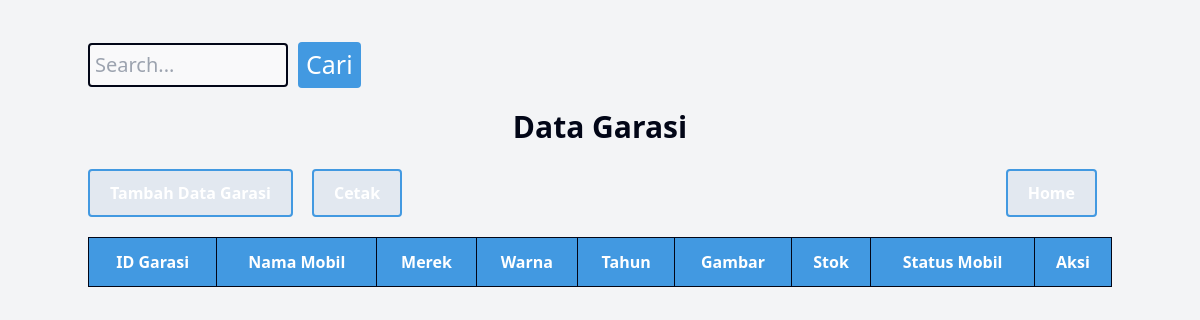
Page /rentalmobil/public/dashboard/data/dashboardgarasi.php on the earlier database version.
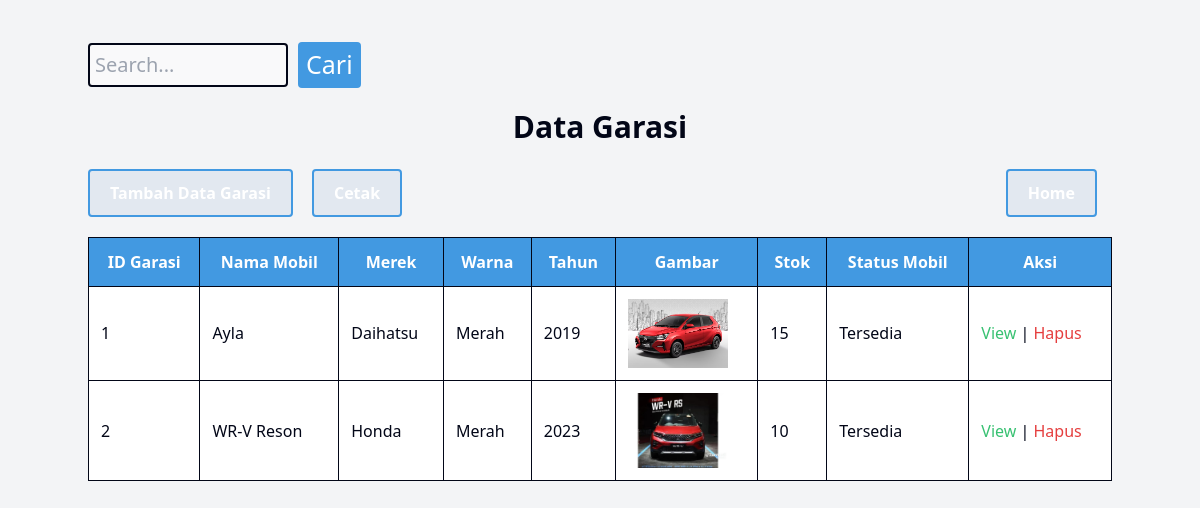
Same page on the later database version.
### tables this page shows
CREATE TABLE `garasi` (
  `idgarasi` int(11) NOT NULL,
  `kendaraan_idmobil` int(11) DEFAULT NULL,
  `stok` tinyint(11) NOT NULL
);

CREATE TABLE `kendaraan` (
  `idmobil` int(11) NOT NULL,
  `nama_mobil` varchar(100) DEFAULT NULL,
  `merek` varchar(100) DEFAULT NULL,
  `warna` varchar(500) NOT NULL,
  `tahun` int(11) DEFAULT NULL,
  `gambar_mobil` varchar(500) DEFAULT NULL,
  `harga_perhari` int(11) NOT NULL
);

### rentalmobil/public/dashboard/data/dashboardgarasi.php (the view, shortened to what this page needs)
<?php
	include_once("../../../config/koneksi.php");
?>
<!DOCTYPE html>
<html>
<head>
	<link rel="stylesheet" href="../../css/output.css">
</head>
<body class="bg-gray-100">
	<div class="container mx-auto py-8">
		<form action="dashboardgarasi.php" method="GET" class="mb-4">
           <div class="search-container">
                <input type="text" name="cari" placeholder="Search..." class="border border-gray-400 rounded-md px-2 py-1" style="font-size: 20px;">
                <input type="submit" value="Cari" class="btn bg-blue-500 text-white px-4 py-1 rounded-md" style="font-size: 25px;">
            </div>
        </form>
	<h1> Data Garasi </h1>
		<nav>
			<div>
				<a href="../../garasi/View/tambah.php" class="btn bg-blue-500 text-white">Tambah Data Garasi</a>
				<a href="../../garasi/View/cetak.php" target="_blank" class="btn bg-blue-500 text-white">Cetak</a>
			</div>
            <div>
                <a href="../dashboard.php" class="btn bg-blue-500 text-white">Home</a>
            </div>
        </nav>
	<table border="1">
			<?php
				if (isset($_GET['cari'])) {
					$cari = $_GET['cari'];
					$ambildata = mysqli_query($kon, "SELECT garasi.idgarasi, kendaraan.nama_mobil, kendaraan.merek, kendaraan.warna,  kendaraan.tahun, kendaraan.gambar_mobil AS gambar, garasi.stok
                                                    FROM kendaraan
                                                    INNER JOIN garasi
                                                    ON kendaraan.idmobil = garasi.kendaraan_idmobil
                                                    WHERE garasi.idgarasi LIKE '%" . $cari . "%' OR kendaraan.nama_mobil LIKE '%" . $cari . "%' OR kendaraan.merek LIKE '%" . $cari . "%' OR kendaraan.warna LIKE '%" . $cari . "%' OR garasi.stok LIKE '%" . $cari . "%'");
				} else {
					$ambildata = mysqli_query($kon, "SELECT garasi.idgarasi, kendaraan.nama_mobil, kendaraan.merek, kendaraan.warna,  kendaraan.tahun, kendaraan.gambar_mobil AS gambar, garasi.stok
                                                    FROM kendaraan
                                                    INNER JOIN garasi
                                                    ON kendaraan.idmobil = garasi.kendaraan_idmobil
                                                    ORDER BY garasi.idgarasi ASC");
				}
			?>
		<tr>
			<th class="border border-gray-400 px-4 py-2 text-center"> ID Garasi </th>
            <th class="border border-gray-400 px-4 py-2 text-center"> Nama Mobil</th>
            <th class="border border-gray-400 px-4 py-2 text-center"> Merek </th>
            <th class="border border-gray-400 px-4 py-2 text-center"> Warna </th>
            <th class="border border-gray-400 px-4 py-2 text-center"> Tahun </th>
            <th class="border border-gray-400 px-4 py-2 text-center"> Gambar </th>
			<th class="border border-gray-400 px-4 py-2 text-center"> Stok  </th>
            <th class="border border-gray-400 px-4 py-2 text-center"> Status Mobil  </th>
			<th class="border border-gray-400 px-4 py-2 text-center"> Aksi </th>
		</tr>
		<tbody>
		<?php
			while ($userAmbilData = mysqli_fetch_array($ambildata)) {
				echo "<tr>";
					echo "<td class='border border-gray-400 px-4 py-2'>" . $idgarasi = $userAmbilData['idgarasi'] . "</td>";
                    echo "<td class='border border-gray-400 px-4 py-2'>" . $nama_mobil = $userAmbilData['nama_mobil'] . "</td>";
                    echo "<td class='border border-gray-400 px-4 py-2'>" . $merek = $userAmbilData['merek'] . "</td>";
                    echo "<td class='border border-gray-400 px-4 py-2'>" . $warna = $userAmbilData['warna'] . "</td>";
                    echo "<td class='border border-gray-400 px-4 py-2'>" . $tahun = $userAmbilData['tahun'] . "</td>";
                    echo "<td class='border border-gray-400 px-4 py-2'><img src='../../kendaraan/aset/" . $userAmbilData['gambar'] . "' width='100'></td>";
					$stok = $userAmbilData['stok'];
					echo "<td class='border border-gray-400 px-4 py-2'>" . $stok . "</td>";
					$statusMobil = $stok > 0 ? "Tersedia" : "Kosong";
					echo "<td class='border border-gray-400 px-4 py-2'>" . $statusMobil . "</td>";
					echo "<td class='border border-gray-400 px-4 py-2'>
							<a href='../../garasi/View/view.php?idgarasi=" . $userAmbilData['idgarasi'] . "' class='btn btn-view'> View </a> |
							<a href='../../garasi/Controller/garasihapus.php?idgarasi=" . $userAmbilData['idgarasi'] ."' class='btn btn-hapus'> Hapus </a>
						</td>";
				echo "</tr>";
			}
		?>
		</tbody>
	</table>
	</div>
</body>
</html>

### rentalmobil/public/dashboard/data/dashboardgarasi.php (style rules this page uses)
h1 { text-align: center; color: #020617; font-weight: bold; margin-bottom: 20px; font-size: 30px; }
nav { display: flex; justify-content: space-between; align-items: center; margin-bottom: 10px; }
nav a { padding: 10px 20px; margin-right: 15px; color: #1a365d; font-weight: bold; text-decoration: none; display: inline-block; background-color: #e2e8f0; border: 2px solid #4299e1; border-radius: 4px; }
table { border-collapse: collapse; width: 100%; margin-top: 20px; }
th, td { border: 3px solid #020617; padding: 12px; text-align: left; color: #020617; background-color: #fff; }
th:first-child { color: #fff; }
th { font-weight: bold; background-color: #4299e1; }
td { font-size: 16px; }
th:first-child, th:nth-child(2), th:nth-child(3), th:nth-child(4), th:nth-child(5), th:nth-child(6), th:nth-child(7), th:nth-child(8), th:nth-child(9) { color: #fff; }
.btn-view { color: #38c172; }
.btn-hapus { color: #e53e3e; }
.search-container { display: flex; align-items: center; }
.search-container input[type=text] { width: 200px; margin-top: 10px; padding: 5px; font-size: 5px; border: 2px solid #020617; border-radius: 4px; background-color: rgba(255, 255, 255, 0.5); }
.search-container input[type=submit] { background-color: #4299e1; color: white; border: none; padding: 4px 8px; border-radius: 4px; cursor: pointer; font-size: 14px; margin-left: 10px; margin-top: 10px; }

Differences in the rows shown:
added garasi: idgarasi "1", kendaraan_idmobil.nama_mobil "Ayla", kendaraan_idmobil.merek "Daihatsu", kendaraan_idmobil.warna "Merah", kendaraan_idmobil.tahun "2019", kendaraan_idmobil.gambar_mobil (picture), stok "15", stok "Tersedia"
added garasi: idgarasi "2", kendaraan_idmobil.nama_mobil "WR-V Reson", kendaraan_idmobil.merek "Honda", kendaraan_idmobil.warna "Merah", kendaraan_idmobil.tahun "2023", kendaraan_idmobil.gambar_mobil (picture), stok "10", stok "Tersedia"
